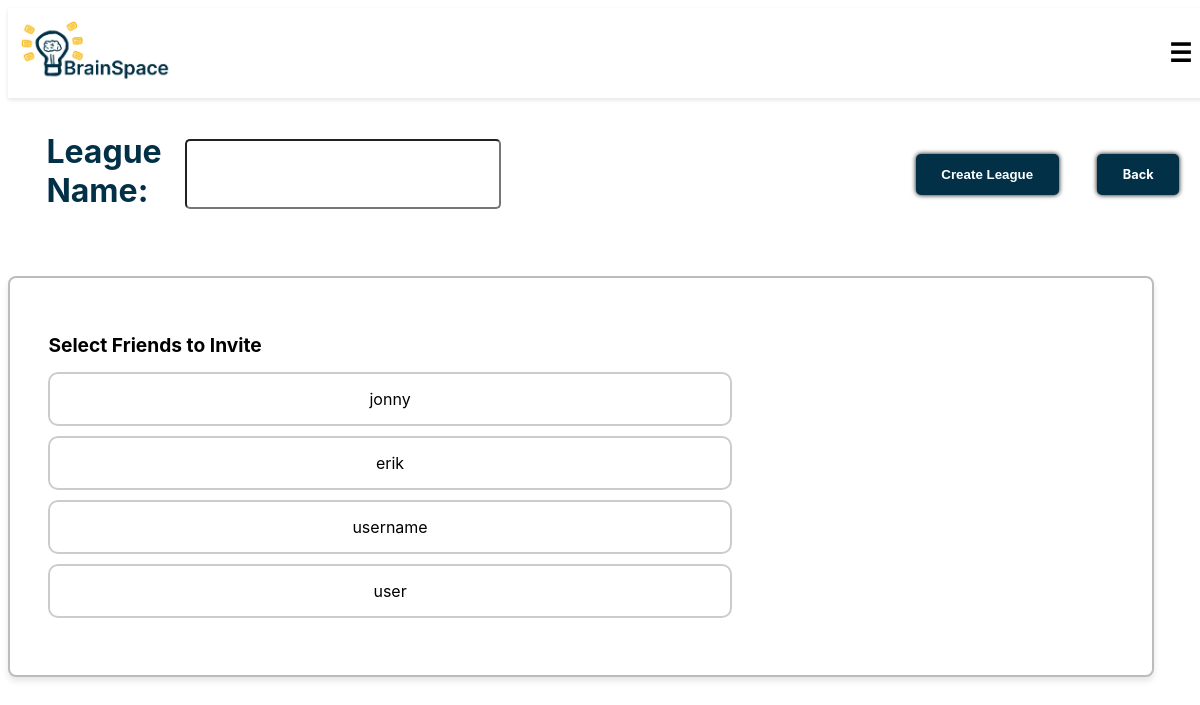
Screenshot of /create_league/ (signed in) with the database file from the repository.
### cards/models.py (models this page shows, shortened)
class Profile(models.Model):
    user = models.OneToOneField(User, on_delete=models.CASCADE, related_name='profile')
    points = models.IntegerField(default=0)
    brainbucks = models.IntegerField(default=0)
    friends = models.ManyToManyField('self', through='Friendship', symmetrical=False, related_name='friend_list')
    def get_friends(self):
        return Profile.objects.filter(
            models.Q(friendship_requests_sent__receiver=self, friendship_requests_sent__status='accepted') |
            models.Q(friendship_requests_received__sender=self, friendship_requests_received__status='accepted')
        ).distinct()

### cards/views.py (the view, shortened to what this page needs)
# urls.py: path('create_league/', views.create_league, name='create_league'),
def create_league(request):
    profile = request.user.profile
    friends = profile.get_friends()
    return render(request, "cards/create_league.html", {"friends": friends})

### cards/templates/cards/create_league.html (shortened to what this page needs)
{% extends 'cards/header.html' %}
{% block content %}
{% load static %}
<form method="post" id="league-form">
    <div class="flashcard-nav-header">
        <div class="flashcard-nav-title form-group">
            <label for="league_name"><h1>League Name:</h1></label>
            <input type="text" id="league_name" name="league_name" required>
        </div>
        <div class="flashcard-nav-buttons">
            <button type="submit" class="loginbtn">Create League</button>
            <a href="{% url 'profile' %}" class="loginbtn" onclick="return confirmBack()">Back</a>
        </div>
    </div>
    <div class="scrollbox">
        <h2>Select Friends to Invite</h2>
        {% for friend in friends %}
        <div class="friend-item">
            <label for="friend{{ friend.id }}" class="custom-label">{{ friend.user.username }}</label>
        </div>
        {% empty %}
        <p><a href="{% url 'profile' %}" class="loginbtn">Add some friends first!</a></p>
        {% endfor %}
    </div>
</form>
{% endblock %}

### static/css/styles.css (style rules this page uses)
html { font-size: 80%; overflow-x: hidden; }
body { font-family: 'Inter', Arial, sans-serif; height: 100vh; display: flex; flex-wrap: wrap; justify-content: center; }
h1 { font-size: 2.5rem; margin-left: 2rem; color: #023047; }
.loginbtn { display: inline-block; margin: 1rem; padding: 1rem 2rem; background-color: #023047; color: #fff; font-weight: bold; text-decoration: none; border-radius: 5px; text-align: center; box-shadow: #000000 0px 0px 5px; }
label { display: block; margin-bottom: 0.5rem; }
input[type="text"], input[type="password"], input[type="email"], textarea { width: 100%; padding: 2rem; font-size: 100%; box-sizing: border-box; border-radius: 5px; resize: none; font-family: Arial, Helvetica, sans-serif; }
button { display: inline-block; font-weight: bold; padding: 1rem; background-color: #023047; color: #fff; border: none; cursor: pointer; border-radius: 5px; }
.scrollbox { width: 90%; height: 70vh; padding: 3rem; margin-top: 2rem; overflow-y: auto; border: 2px solid #00000043; border-radius: 8px; box-shadow: 0 4px 6px rgba(0, 0, 0, 0.1); }
@media (max-width: 75rem) { .scrollbox { height: 40vh; } }
.friend-item { margin-bottom: 10px; }
.custom-label { display: block; width: 60%; font-size: 1.25rem; background-color: white; border: 2px solid #ccc; border-radius: 10px; padding: 15px 20px; margin: 10px 0; cursor: pointer; text-align: center; transition: background-color 0.3s ease, border-color 0.3s ease, box-shadow 0.3s ease; }
.badge-shop .header, .flashcard-nav-header { width: 100%; display: flex; align-items: center; justify-content: space-between; padding: 1rem; }
.flashcard-nav-title { display: flex; align-items: center; gap: 10px; }
.flashcard-nav-buttons { display: flex; gap: 1rem; float: right; width: 30%; justify-content: right; margin: 1rem; flex-wrap: wrap; }

### rows the page displays
Profile: user.username "jonny"
Profile: user.username "erik"
Profile: user.username "username"
Profile: user.username "user"
